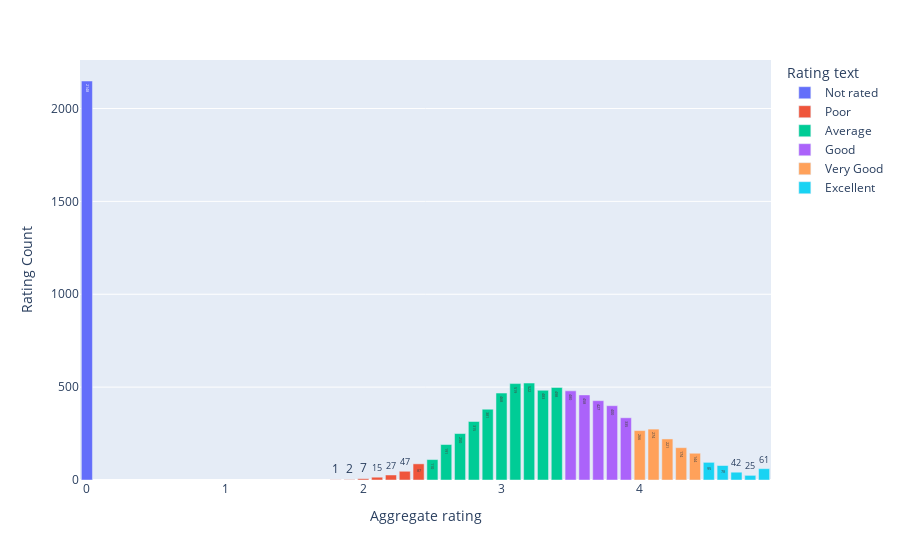

Notebook cell for this chart:
### Code cell
px.bar(ratings,x = "Aggregate rating" , y = "Rating Count",color = "Rating text",text_auto=True,)

### Figure 1 — Plotly figure (JSON) as saved in the notebook; plotly's stock layout.template omitted (floating-point values rounded to 4 significant figures)
{"data": [{"alignmentgroup": "True", "hovertemplate": "Rating text=Not rated<br>Aggregate rating=%{x}<br>Rating Count=%{y}<extra></extra>", "legendgroup": "Not rated", "marker": {"color": "#636efa", "pattern": {"shape": ""}}, "name": "Not rated", "offsetgroup": "Not rated", "orientation": "v", "showlegend": true, "textposition": "auto", "texttemplate": "%{y}", "type": "bar", "x": [0], "xaxis": "x", "y": [2148], "yaxis": "y"}, {"alignmentgroup": "True", "hovertemplate": "Rating text=Poor<br>Aggregate rating=%{x}<br>Rating Count=%{y}<extra></extra>", "legendgroup": "Poor", "marker": {"color": "#EF553B", "pattern": {"shape": ""}}, "name": "Poor", "offsetgroup": "Poor", "orientation": "v", "showlegend": true, "textposition": "auto", "texttemplate": "%{y}", "type": "bar", "x": [1.8, 1.9, 2, 2.1, 2.2, 2.3, 2.4], "xaxis": "x", "y": [1, 2, 7, 15, 27, 47, 87], "yaxis": "y"}, {"alignmentgroup": "True", "hovertemplate": "Rating text=Average<br>Aggregate rating=%{x}<br>Rating Count=%{y}<extra></extra>", "legendgroup": "Average", "marker": {"color": "#00cc96", "pattern": {"shape": ""}}, "name": "Average", "offsetgroup": "Average", "orientation": "v", "showlegend": true, "textposition": "auto", "texttemplate": "%{y}", "type": "bar", "x": [2.5, 2.6, 2.7, 2.8, 2.9, 3, 3.1, 3.2, 3.3, 3.4], "xaxis": "x", "y": [110, 191, 250, 315, 381, 468, 519, 522, 483, 498], "yaxis": "y"}, {"alignmentgroup": "True", "hovertemplate": "Rating text=Good<br>Aggregate rating=%{x}<br>Rating Count=%{y}<extra></extra>", "legendgroup": "Good", "marker": {"color": "#ab63fa", "pattern": {"shape": ""}}, "name": "Good", "offsetgroup": "Good", "orientation": "v", "showlegend": true, "textposition": "auto", "texttemplate": "%{y}", "type": "bar", "x": [3.5, 3.6, 3.7, 3.8, 3.9], "xaxis": "x", "y": [480, 458, 427, 400, 335], "yaxis": "y"}, {"alignmentgroup": "True", "hovertemplate": "Rating text=Very Good<br>Aggregate rating=%{x}<br>Rating Count=%{y}<extra></extra>", "legendgroup": "Very Good", "marker": {"color": "#FFA15A", "pattern": {"shape": ""}}, "name": "Very Good", "offsetgroup": "Very Good", "orientation": "v", "showlegend": true, "textposition": "auto", "texttemplate": "%{y}", "type": "bar", "x": [4, 4.1, 4.2, 4.3, 4.4], "xaxis": "x", "y": [266, 274, 221, 174, 144], "yaxis": "y"}, {"alignmentgroup": "True", "hovertemplate": "Rating text=Excellent<br>Aggregate rating=%{x}<br>Rating Count=%{y}<extra></extra>", "legendgroup": "Excellent", "marker": {"color": "#19d3f3", "pattern": {"shape": ""}}, "name": "Excellent", "offsetgroup": "Excellent", "orientation": "v", "showlegend": true, "textposition": "auto", "texttemplate": "%{y}", "type": "bar", "x": [4.5, 4.6, 4.7, 4.8, 4.9], "xaxis": "x", "y": [95, 78, 42, 25, 61], "yaxis": "y"}], "layout": {"barmode": "relative", "legend": {"title": {"text": "Rating text"}, "tracegroupgap": 0}, "margin": {"t": 60}, "xaxis": {"anchor": "y", "domain": [0, 1], "title": {"text": "Aggregate rating"}}, "yaxis": {"anchor": "x", "domain": [0, 1], "title": {"text": "Rating Count"}}}}
